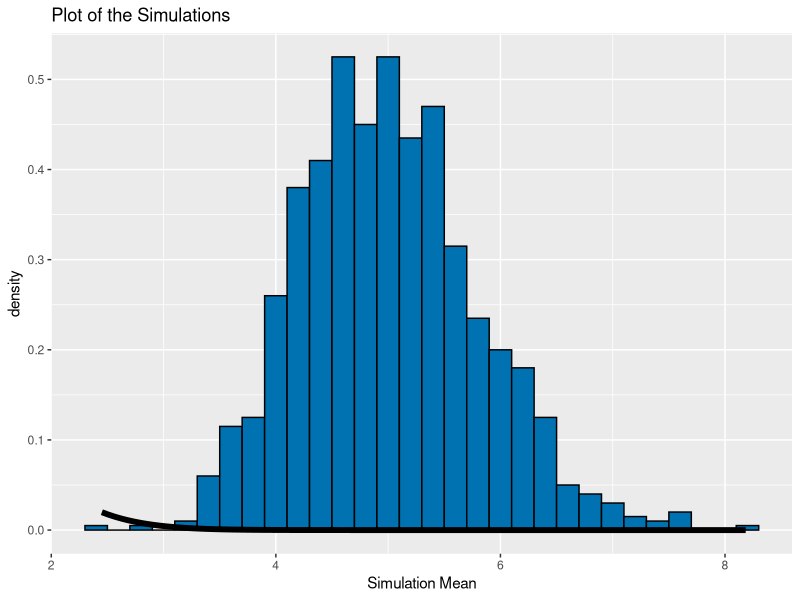

Write the R code that produced this figure.
# CLT Exercies
# April 1, 2017
# Glenn Kerbein

# simulations
## Set simulation vars lambda, exponentials, and seed.

ECHO=TRUE
set.seed(9001)
lambda <- 0.2
exponentials <- 40

simMeans = NULL
for (i in 1 : 1000) {
	simMeans <- c(
		simMeans,
		mean(
			rexp(
				exponentials,
				lambda
			)
		)
	)
}

# sample means

mean(simMeans)

# Theoretical Mean

lambda ^ (-1)

# comparison

abs(
	mean(simMeans) - lambda ^ (-1)
)

# sample variance v theoretical val
# sample variance

var(simMeans)

# theoretical variance
( lambda * sqrt(exponentials) ) ^ (-2)

# Comparison

abs(var(simMeans)-(lambda * sqrt(exponentials))^(-2))

# Distribution

library(ggplot2)
ggplot(
	data.frame(y=simMeans),
	aes(x=y)) + geom_histogram(aes(y=..density..), binwidth=0.2, fill="#0072B2", color="black") + stat_function(fun=dnorm, arg=list(mean=lambda^-1, sd=(lambda*sqrt(exponentials))^-1), size=2) + labs(title="Plot of the Simulations", x="Simulation Mean")
